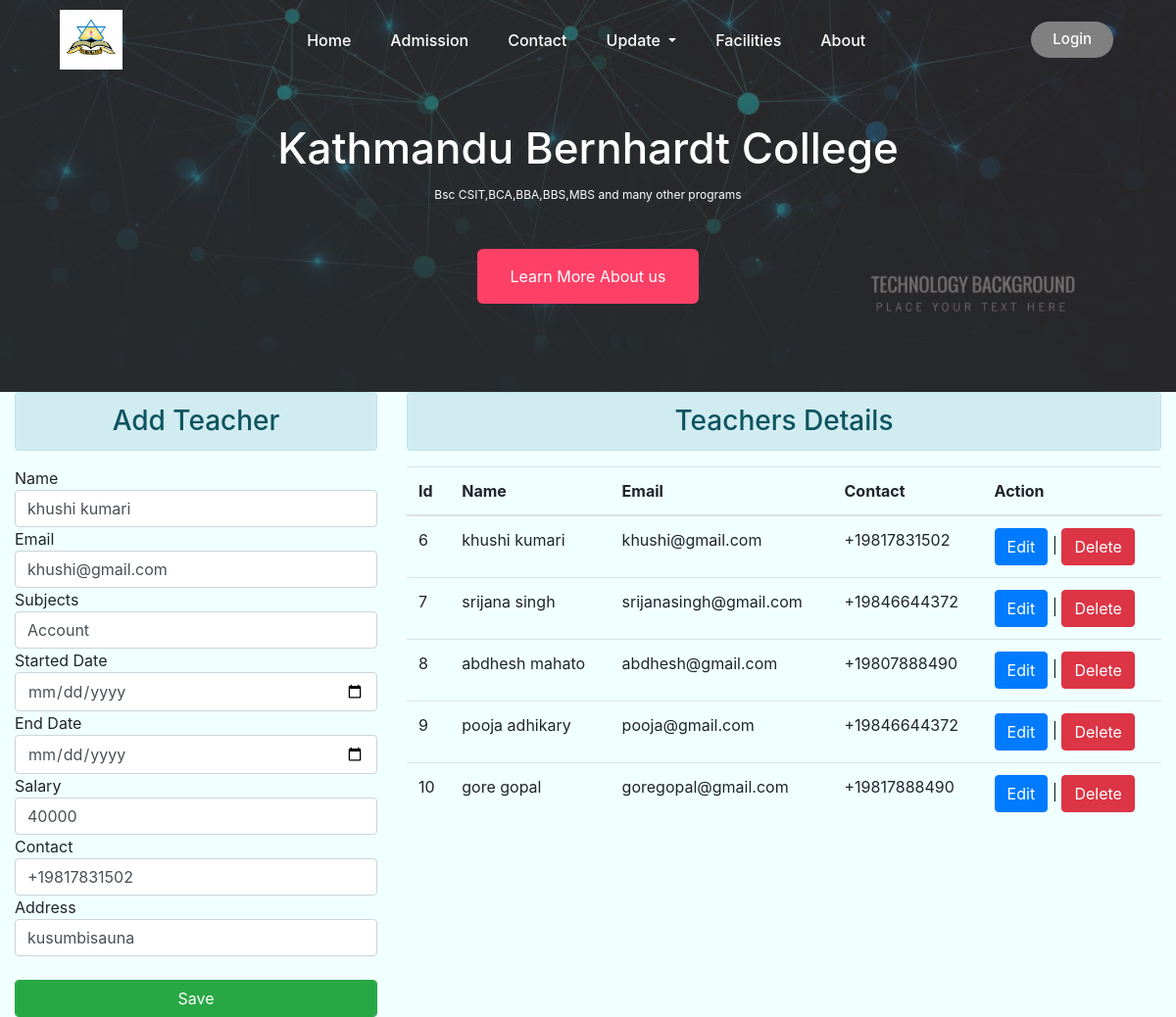
The app's page /editteacher/6/ with its own data.
### teacher/models.py (models this page shows, shortened)
class TeacherDetails(models.Model):
    name = models.CharField(max_length=200)
    email = models.EmailField(unique=True, blank=True, null=True)
    subject = models.CharField(max_length=100)
    started_date = models.DateTimeField(auto_now_add=True,null=True,blank=True)
    end_date = models.DateTimeField(auto_now_add=True,null=True,blank=True)
    salary = models.PositiveIntegerField()
    contact = PhoneField(blank=True, help_text='Contact number')
    address = models.CharField(max_length=200,null=True)
    slug = models.SlugField(max_length=50, unique=True,blank=True,null=True)
    user = models.OneToOneField(Account,on_delete=models.CASCADE)

### kbc/views.py (the view)
# urls.py: path('editteacher/<int:id>/',views.Editteacher, name='editteacher'),
def Editteacher(request,id):
    context = {
        'teacher':TeacherDetails.objects.get(id=id),
        'teacher_details':TeacherDetails.objects.filter()
    }
    return render(request,'admin/editteacher.html', context)

### templates/admin/editteacher.html (shortened to what this page needs)
{% extends 'base/master.html' %}
{% block 'content' %}
<div class="container-fluid">
    <div class="row" style='background-color:azure'>
        <div class="col-sm-4">
            <h3 class="text-center alert alert-info">Add Teacher</h3>
            <form action="{% url 'teacherusersignup' %}" method="post" enctype="multipart/form-data" class="form">
                <span>Name</span>
                <input type="text" class="form-control" name="Tname" value="{{teacher.name}}">
                <span>Email</span>
                <input type="email" class="form-control" name="email" value="{{teacher.email}}">
                <span>Subjects</span>
                <input type="text" class="form-control" name="subject" value="{{teacher.subject}}">
                <span>Started Date</span>
                <input type="date" class="form-control" name="sdate" value="{{teacher.started_date}}">
                <span>End Date</span>
                <input type="date" class="form-control" name="edate" value="{{teacher.end_date}}">
                <span>Salary</span>
                <input type="text" class="form-control" name="salary" value="{{teacher.salary}}">
                <span>Contact</span>
                <input type="text" class="form-control" name="contact" value="{{teacher.contact}}">
                <span>Address</span>
                <input type="text" class="form-control" name="address" value="{{teacher.address}}">
                <br>
                <button type="submit" class="form-control btn btn-success">Save</button>
            </form>
        </div>
        <div class="col-sm-8">
            <h3 class="text-center alert alert-info">Teachers Details</h3>
            <table class="table">
                <thead>
                    <tr>
                        <th>Id</th>
                        <th>Name</th>
                        <th>Email</th>
                        <th>Contact</th>
                        <th>Action</th>
                    </tr>
                </thead>
                <tbody>
                    {% for t in teacher_details %}
                    <tr>
                        <td>{{t.id}}</td>
                        <td>{{t.name}}</td>
                        <td>{{t.email}}</td>
                        <td>{{t.contact}}</td>
                        <td>
                            <a href="#"><button class="btn btn-primary">Edit</button></a>
                            |<a href="{% url 'delete' t.id %}"> <button class="btn btn-danger">Delete</button></a>
                        </td>
                    </tr>
                    {% endfor %}
                </tbody>
            </table>
        </div>
    </div>
</div>
{% endblock %}

### static/css/style.css (style rules this page uses)
body { font-family: 'Montserrat' sans-serif; }

### records on screen
TeacherDetails: Tname "khushi kumari", email "khushi@gmail.com", subject "Account", salary "40000", contact "+19817831502", address "kusumbisauna", id "6", name "khushi kumari"
TeacherDetails: id "7", name "srijana singh", email "srijanasingh@gmail.com", contact "+19846644372"
TeacherDetails: id "8", name "abdhesh mahato", email "abdhesh@gmail.com", contact "+19807888490"
TeacherDetails: id "9", name "pooja adhikary", email "pooja@gmail.com", contact "+19846644372"
TeacherDetails: id "10", name "gore gopal", email "goregopal@gmail.com", contact "+19817888490"
